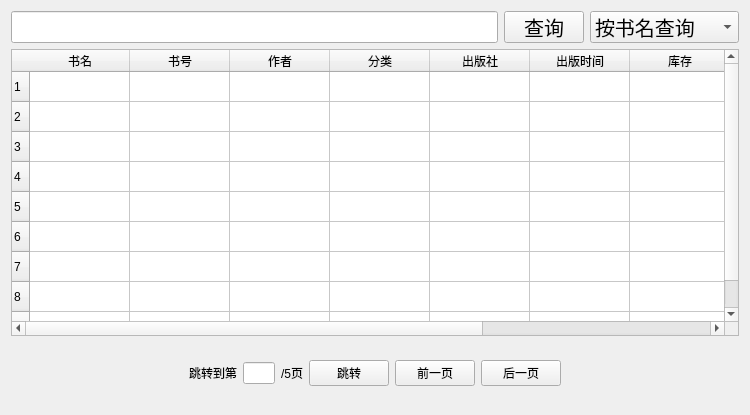
<?xml version="1.0" encoding="UTF-8"?>
<ui version="4.0">
 <class>BookStorageViewer</class>
 <widget class="QWidget" name="BookStorageViewer">
  <property name="windowModality">
   <enum>Qt::WindowModal</enum>
  </property>
  <property name="geometry">
   <rect>
    <x>0</x>
    <y>0</y>
    <width>750</width>
    <height>415</height>
   </rect>
  </property>
  <property name="windowTitle">
   <string>欢迎使用图书馆管理系统</string>
  </property>
  <property name="layoutDirection">
   <enum>Qt::LeftToRight</enum>
  </property>
  <layout class="QVBoxLayout" name="verticalLayout_2">
   <item>
    <layout class="QHBoxLayout" name="Hlayout1">
     <item>
      <widget class="QLineEdit" name="searchEdit">
       <property name="font">
        <font>
         <pointsize>15</pointsize>
        </font>
       </property>
      </widget>
     </item>
     <item>
      <widget class="QPushButton" name="searchButton">
       <property name="maximumSize">
        <size>
         <width>16777215</width>
         <height>32</height>
        </size>
       </property>
       <property name="font">
        <font>
         <pointsize>15</pointsize>
        </font>
       </property>
       <property name="text">
        <string>查询</string>
       </property>
       <property name="icon">
        <iconset>
         <selectedon>C:/Users/syx/.designer/images/search.png</selectedon>
        </iconset>
       </property>
      </widget>
     </item>
     <item>
      <widget class="QComboBox" name="comboBox">
       <property name="minimumSize">
        <size>
         <width>0</width>
         <height>32</height>
        </size>
       </property>
       <property name="maximumSize">
        <size>
         <width>16777215</width>
         <height>32</height>
        </size>
       </property>
       <property name="font">
        <font>
         <pointsize>15</pointsize>
        </font>
       </property>
       <item>
        <property name="text">
         <string>按书名查询</string>
        </property>
       </item>
       <item>
        <property name="text">
         <string>按书号查询</string>
        </property>
       </item>
       <item>
        <property name="text">
         <string>按作者查询</string>
        </property>
       </item>
       <item>
        <property name="text">
         <string>按分类查询</string>
        </property>
       </item>
       <item>
        <property name="text">
         <string>按出版社查询</string>
        </property>
       </item>
      </widget>
     </item>
    </layout>
   </item>
   <item>
    <widget class="QTableWidget" name="tableWidget">
     <row>
      <property name="text">
       <string>1</string>
      </property>
     </row>
     <row>
      <property name="text">
       <string>2</string>
      </property>
     </row>
     <row>
      <property name="text">
       <string>3</string>
      </property>
     </row>
     <row>
      <property name="text">
       <string>4</string>
      </property>
     </row>
     <row>
      <property name="text">
       <string>5</string>
      </property>
     </row>
     <row>
      <property name="text">
       <string>6</string>
      </property>
     </row>
     <row>
      <property name="text">
       <string>7</string>
      </property>
     </row>
     <row>
      <property name="text">
       <string>8</string>
      </property>
     </row>
     <row>
      <property name="text">
       <string>10</string>
      </property>
     </row>
     <column>
      <property name="text">
       <string>书名</string>
      </property>
     </column>
     <column>
      <property name="text">
       <string>书号</string>
      </property>
     </column>
     <column>
      <property name="text">
       <string>作者</string>
      </property>
     </column>
     <column>
      <property name="text">
       <string>分类</string>
      </property>
     </column>
     <column>
      <property name="text">
       <string>出版社</string>
      </property>
     </column>
     <column>
      <property name="text">
       <string>出版时间</string>
      </property>
     </column>
     <column>
      <property name="text">
       <string>库存</string>
      </property>
     </column>
     <column>
      <property name="text">
       <string>剩余可借</string>
      </property>
     </column>
     <column>
      <property name="text">
       <string>总借阅次数</string>
      </property>
     </column>
    </widget>
   </item>
   <item>
    <widget class="QWidget" name="horizontalWidget" native="true">
     <layout class="QHBoxLayout" name="horizontalLayout">
      <item>
       <widget class="QWidget" name="widget" native="true">
        <property name="maximumSize">
         <size>
          <width>300</width>
          <height>16777215</height>
         </size>
        </property>
        <layout class="QHBoxLayout" name="Hlayout" stretch="0,0,0,0,0,0">
         <property name="sizeConstraint">
          <enum>QLayout::SetFixedSize</enum>
         </property>
         <item>
          <widget class="QLabel" name="jumpToLabel">
           <property name="text">
            <string>跳转到第</string>
           </property>
          </widget>
         </item>
         <item>
          <widget class="QLineEdit" name="pageEdit">
           <property name="maximumSize">
            <size>
             <width>32</width>
             <height>16777215</height>
            </size>
           </property>
          </widget>
         </item>
         <item>
          <widget class="QLabel" name="pageLabel">
           <property name="text">
            <string>/5页</string>
           </property>
          </widget>
         </item>
         <item>
          <widget class="QPushButton" name="jumpToButton">
           <property name="text">
            <string>跳转</string>
           </property>
          </widget>
         </item>
         <item>
          <widget class="QPushButton" name="prevButton">
           <property name="text">
            <string>前一页</string>
           </property>
          </widget>
         </item>
         <item>
          <widget class="QPushButton" name="backButton">
           <property name="text">
            <string>后一页</string>
           </property>
          </widget>
         </item>
        </layout>
       </widget>
      </item>
     </layout>
    </widget>
   </item>
  </layout>
 </widget>
 <resources/>
 <connections/>
</ui>
